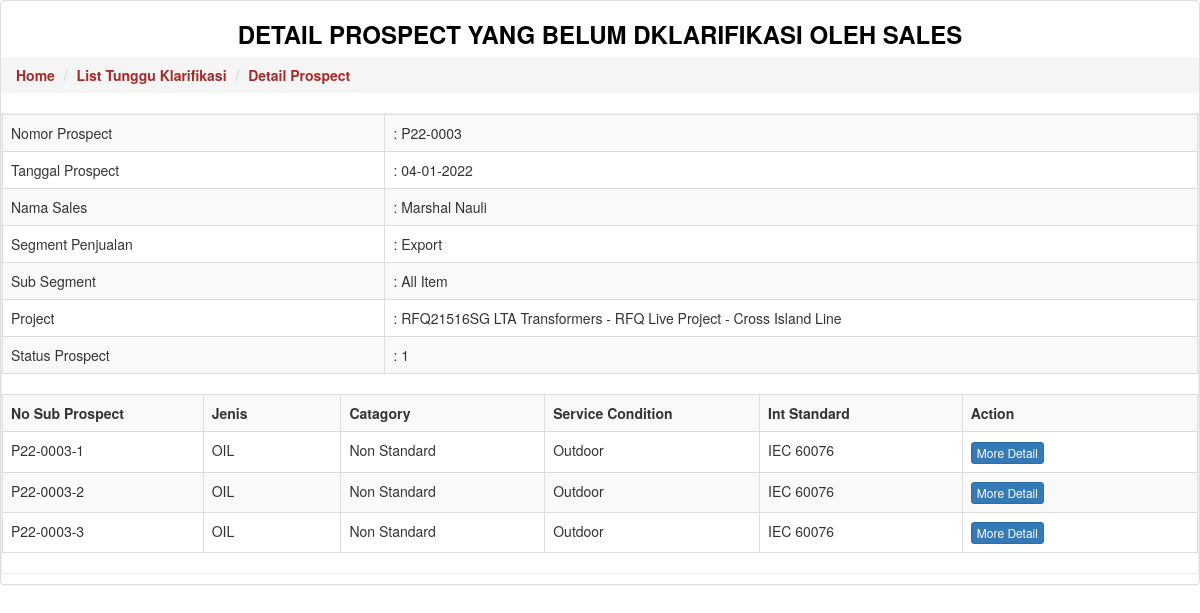
/pages/tabel/tunggu_detail.php?noprospect=P22-0003 (signed in), run on the app's committed database.
### tables this page shows
CREATE TABLE `h_rpospect` (
  `id` int(11) NOT NULL,
  `noprospect` varchar(20) NOT NULL,
  `tahun` varchar(10) NOT NULL,
  `tgl_prospect` date NOT NULL,
  `project` varchar(100) NOT NULL,
  `kd_cust` varchar(20) NOT NULL,
  `customer` varchar(100) NOT NULL,
  `alamat` varchar(50) NOT NULL,
  `segment` varchar(50) NOT NULL,
  `sub_segment` varchar(100) NOT NULL,
  `kd_sales` varchar(20) NOT NULL,
  `sales` varchar(30) NOT NULL,
  `priority` varchar(10) NOT NULL,
  `status` int(11) NOT NULL,
  `grupsales` varchar(30) NOT NULL,
  `grupdirektorat` char(50) NOT NULL
);

CREATE TABLE `oil_prospect` (
  `id` int(11) NOT NULL,
  `noprospect` varchar(20) NOT NULL,
  `nopracost` varchar(20) NOT NULL,
  `category` varchar(50) NOT NULL,
  `category_klari` varchar(100) NOT NULL,
  `type_trafo` varchar(100) NOT NULL,
  `type_trafo_klari` varchar(100) NOT NULL,
  `service_condition` varchar(50) NOT NULL,
  `service_condition_klari` varchar(100) NOT NULL,
  `altitude` varchar(11) NOT NULL,
  `altitude_klari` varchar(100) NOT NULL,
  `ambient_temp` varchar(100) NOT NULL,
  `ambient_temp_klari` varchar(100) NOT NULL,
  `standarisasi` varchar(50) NOT NULL,
  `standarisasi_klari` varchar(100) NOT NULL,
  `insulation_thermal` varchar(100) NOT NULL,
  `insulation_thermal_klari` varchar(100) NOT NULL,
  `temp_rise` varchar(11) NOT NULL,
  `temp_rise_klari` varchar(100) NOT NULL,
  `winding_temp` text NOT NULL,
  `winding_temp_klari` text NOT NULL,
  `oil_temp` text NOT NULL,
  `oil_temp_klari` text NOT NULL,
  `rate_capacity` float NOT NULL,
  `rate_capacity_klari` varchar(100) NOT NULL,
  `rate_capacity2` float NOT NULL,
  `rate_capacity2_klari` text NOT NULL,
  `no_phase` varchar(50) NOT NULL,
  `no_phase_klari` varchar(100) NOT NULL,
  `frequency` text NOT NULL,
  `frequency_klari` varchar(100) NOT NULL,
  `primary_voltage` int(11) NOT NULL,
  `primary_voltage_klari` varchar(100) NOT NULL,
  `secondary_voltage` int(11) NOT NULL,
  `secondary_voltage_klari` varchar(100) NOT NULL,
  `vektor_group` varchar(50) NOT NULL,
  `vektor_group_klari` varchar(100) NOT NULL,
  `type_winding` varchar(20) NOT NULL,
  `type_winding_klari` varchar(100) NOT NULL,
  `type_cooling` varchar(50) NOT NULL,
  `type_cooling_klari` varchar(100) NOT NULL,
  `type_cooling1` text NOT NULL,
  `type_cooling2` text NOT NULL,
  `no_tap` int(5) NOT NULL,
  `no_tap_klari` varchar(100) NOT NULL,
  `type_oil` varchar(50) NOT NULL,
  `type_oil_klari` varchar(100) NOT NULL,
  `safety_device` char(50) NOT NULL,
  `safety_device_klari` varchar(100) NOT NULL,
  `temp_indicator` char(50) NOT NULL,
  `temp_indicator_klari` varchar(100) NOT NULL,
  `oil_indicator` char(50) NOT NULL,
  `oil_indicator_klari` varchar(100) NOT NULL,
  `presure_device` char(100) NOT NULL,
  `presure_device_klari` varchar(100) NOT NULL,
  `winding_connection` char(30) NOT NULL,
  `winding_connection_klari` varchar(100) NOT NULL,
  `winding_material` varchar(30) NOT NULL,
  `winding_material_klari` varchar(100) NOT NULL,
  `tap_changer` char(50) NOT NULL,
  `tap_changer_klari` varchar(100) NOT NULL,
  `winding_indicator` char(100) NOT NULL,
  `winding_indicator_klari` varchar(100) NOT NULL,
  `presure_relay` char(150) NOT NULL,
  `presure_relay_klari` varchar(100) NOT NULL,
  `buccholz_relay` char(100) NOT NULL,
  `buccholz_relay_klari` varchar(100) NOT NULL,
  `vacuum_gauge` char(100) NOT NULL,
  `vacuum_gauge_klari` varchar(100) NOT NULL,
  `dig_thermo` char(15) NOT NULL,
  `dig_thermo_klari` varchar(100) NOT NULL,
  `cool_fans` char(10) NOT NULL,
  `cool_fans_klari` varchar(100) NOT NULL,
  `enclosure` char(30) NOT NULL,
  `enclosure_klari` varchar(100) NOT NULL,
  `notes1` varchar(200) NOT NULL,
  `notes1_klari` varchar(100) NOT NULL,
  `notes2` varchar(200) NOT NULL,
  `notes2_klari` varchar(100) NOT NULL,
  `notes3` varchar(200) NOT NULL,
  `notes3_klari` varchar(100) NOT NULL,
  `varian_pros` varchar(5) NOT NULL,
  `tipepracost` varchar(20) NOT NULL,
  `tipeprospect` varchar(20) NOT NULL,
  `tgl_req_klari` date NOT NULL,
  `tgl_resp_klari` date NOT NULL,
  `tgl_app_cust` date NOT NULL,
  `tgl_reject_cust` date NOT NULL,
  `sp_dga` char(5) NOT NULL,
  `sp_sfra` char(5) NOT NULL,
  `sp_delta` char(5) NOT NULL,
  `sp_pd` char(5) NOT NULL,
  `sp_zero` char(5) NOT NULL,
  `test_temp_rise` char(5) NOT NULL,
  `test_impulse` char(5) NOT NULL,
  `test_noise` char(5) NOT NULL,
  `sp_dga_klari` text NOT NULL,
  `sp_sfra_klari` text NOT NULL,
  `sp_delta_klari` text NOT NULL,
  `sp_pd_klari` text NOT NULL,
  `sp_zero_klari` text NOT NULL,
  `test_temp_rise_klari` text NOT NULL,
  `test_impulse_klari` text NOT NULL,
  `test_noise_klari` text NOT NULL,
  `sp_slt` char(5) NOT NULL,
  `sp_slt_klari` char(100) NOT NULL,
  `status` int(11) NOT NULL
);

### pages/Tabel/tunggu_detail.php (the view, shortened to what this page needs)
<?php
if($_GET["noprospect"]){
include ("koneksi.php");
$madu = mysqli_query($GLOBALS["___mysqli_ston"], "select * from h_rpospect where noprospect='".$_GET["noprospect"]."'");
$maduDb = mysqli_fetch_assoc($madu);
$noprospect=$maduDb["noprospect"];
$tanggal=$maduDb['tgl_prospect'];
$tglbaru = date('d-m-Y', strtotime($tanggal ));
?>
<!DOCTYPE html>
	<link rel="stylesheet" href="../../assets/css/bootstrap.css" />
	<link rel="stylesheet" href="../../assets/css/bootstrap.min.css" />
    <link rel="stylesheet" href="../../assets/css/main.css" />
    <link rel="stylesheet" href="../../assets/css/theme.css" />
    <link rel="stylesheet" href="../../assets/css/MoneAdmin.css" />
    <link rel="stylesheet" href="../../assets/css/font-awesome.css" />
	<link rel="stylesheet" href="../../assets/css/datepicker.css" />
	<link rel="stylesheet" type="text/css" href="../../dist/sweetalert.css">
<head>
    <link rel="stylesheet" href="../../assets/css/bootstrap.min.css"/>
</head>
<body>
<div class="panel panel-default">
		<section class="content-header">
        <h3><center><strong><font color="black">
             DETAIL PROSPECT YANG BELUM DKLARIFIKASI OLEH SALES
        </font></strong></center></h3>
          <ol class="breadcrumb">
            <li><a href="../index.php"><i class="fa fa-dashboard"></i> <font color="brown"><strong>Home</strong></font></a></li>
            <li><a href="../?p=tunggu"><font color="brown"><strong>List Tunggu Klarifikasi</strong></font></a></li>
            <li class="active"><font color="brown"><strong>Detail Prospect</strong></font></li>
          </ol>
        </section>
<div class="box">
	<div class="table-responsive" >
	<table width="100%" border="1" class="table table-striped table-bordered table-hover">
  <tr>
    <td width ="32%">Nomor Prospect</td>
    <td width="68%">: <?php echo $maduDb["noprospect"];?></td>
  </tr>
  <tr>
    <td width ="32%">Tanggal Prospect</td>
    <td width="68%">: <?php echo $tglbaru;?></td>
  </tr>
   <tr>
    <td width ="32%">Nama Sales</td>
    <td width="68%">: <?php echo $maduDb["sales"];?></td>
  </tr>
    <tr>
    <td width ="32%">Segment Penjualan</td>
    <td width="68%">: <?php echo $maduDb["segment"];?></td>
  </tr>
    <tr>
    <td width ="32%">Sub Segment </td>
    <td width="68%">: <?php echo $maduDb["sub_segment"];?></td>
  </tr>
    <tr>
    <td width ="32%">Project </td>
    <td width="68%">: <?php echo $maduDb["project"];?></td>
  </tr>
   <tr>
    <td width ="32%">Status Prospect </td>
    <td width="68%">: <?php echo $maduDb["status"];?></td>
  </tr>
  </table>
					<div class="table-responsive" >
					<table width="100%" border="2"  class="table table-striped table-bordered table-hover">
					<tr>
						<td width="2px"><div align="left"><strong>No Sub Prospect</strong></div></td>
						<td width="10px"><div align="left"><strong>Jenis</strong></div></td>
						<td width="10px"><div align="left"><strong>Catagory</strong></div></td>
						<td width="10px"><div align="left"><strong>Service Condition </strong></div></td>
						<td width="10px"><div align="left"><strong>Int Standard</strong></div></td>
						<td width="10px"><div align="left"><strong>Action</strong></div></td>
						<?php
						$pasienSql = "select * from oil_prospect where noprospect='$noprospect' and status=1";
						$pasienQry = mysqli_query( $server, $pasienSql)  or die ("Query pasien salah : ".mysqli_error($GLOBALS["___mysqli_ston"]));
						while ($pasien = mysqli_fetch_array($pasienQry)) {
						$botol=$pasien['tipeprospect'];
						$botak=$pasien['nopracost'];
								switch ($botol) {
								case ($botol=='OIL'):
									$link="klarifikasi_detail_oil_tunggu.php";
									break;
							}
						?>
					<tr>
						<td><?php echo $pasien['nopracost'];?></td>
						<td><?php echo $pasien['tipeprospect'];?></td>
						<td><?php echo $pasien['category'];?></td>
						<td><?php echo $pasien['service_condition'];?></td>
						<td><?php echo $pasien['standarisasi'];?></td>
						<td>
						<a href="<?php echo $link; ?>?nopracost=<?php echo $botak; ?>" class="btn btn-xs btn-primary tipsy-kiri-atas" title='Detail'> More Detail </a>
						</td>
					</tr>
					<?php } ?>
					</table>
					</div>
</body>
</html>
</body>
</html>
<?php } ?>

### assets/css/main.css (style rules this page uses)
@media (min-width: 768px) { html, body { height: 100%; } }
.box { position: relative; display: block; margin: 10px auto; border: 1px solid #efefef; }

### assets/css/MoneAdmin.css (style rules this page uses)
body { background-color: #f8f8f8; }

### pages/Tabel/tunggu_detail.php (style rules this page uses)
h3 { text-align: left; }

### data on the page
h_rpospect: noprospect "P22-0003", tgl_prospect "04-01-2022", sales "Marshal Nauli", segment "Export", sub_segment "All Item", project "RFQ21516SG LTA Transformers - RFQ Live Project - Cross Island Line", status "1"
oil_prospect: nopracost "P22-0003-1", tipeprospect "OIL", category "Non Standard", service_condition "Outdoor", standarisasi "IEC 60076"
oil_prospect: nopracost "P22-0003-2", tipeprospect "OIL", category "Non Standard", service_condition "Outdoor", standarisasi "IEC 60076"
oil_prospect: nopracost "P22-0003-3", tipeprospect "OIL", category "Non Standard", service_condition "Outdoor", standarisasi "IEC 60076"
